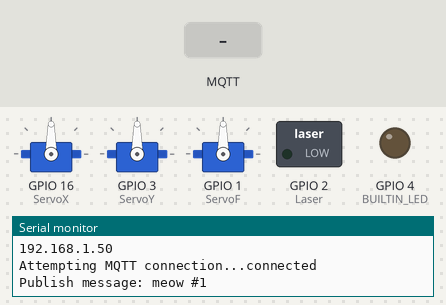
Simulated run of this sketch. Board: ESP32. Parts: 3 × servo, switched loads named in the sketch (green lamp = pin HIGH), output pins drawn as LEDs (lit = HIGH), the last lines printed to the serial monitor. The test bench sets the inputs (shaded band). WiFi joins after 1.5 s; servers stay silent unless stated; random numbers use the default seed unless the sketch sets one; no MQTT or app messages arrive unless stated.

Above: at 2.7 s.
2.8 s: MQTT message "mokaFeeder/laser" arrives on the first subscribed topic
At 4.0 s:
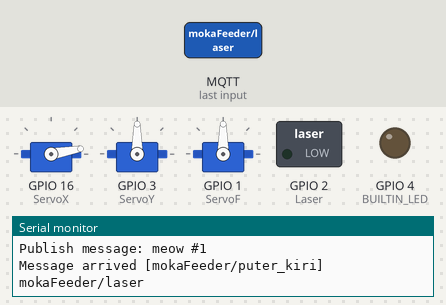
4.3 s: MQTT message "1" arrives on the first subscribed topic
At 5.3 s:
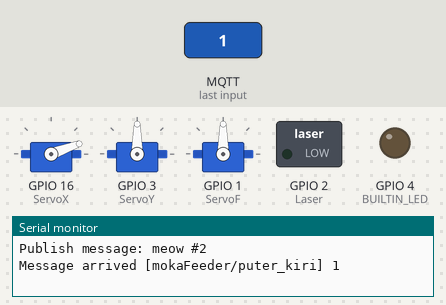
5.8 s: MQTT message "on" arrives on the first subscribed topic
At 6.5 s:
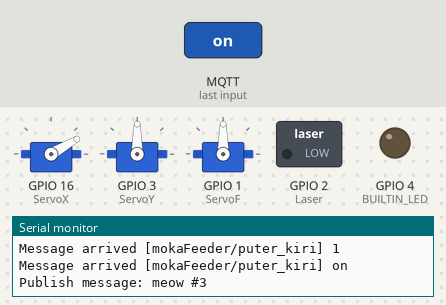
7.3 s: MQTT message "off" arrives on the first subscribed topic
At 7.6 s:
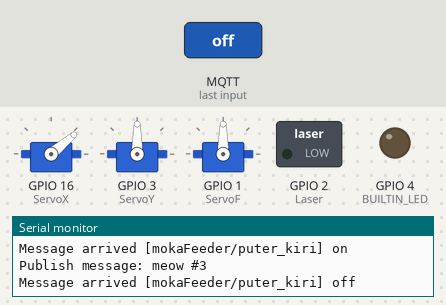
Timing chart, 0 to 9.8 s (numbered marks = the images above; inputs shaded):
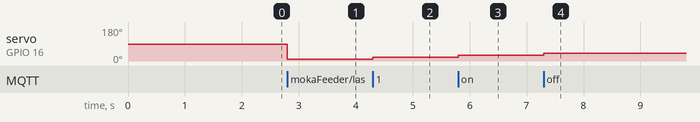

Measured:
- after the input at 2.8 s, servo on GPIO 16 (ServoX): 90° → 10° at once
- after the input at 4.3 s, servo on GPIO 16 (ServoX): 10° → 20° at once
- after the input at 5.8 s, servo on GPIO 16 (ServoX): 20° → 30° at once
- after the input at 7.3 s, servo on GPIO 16 (ServoX): 30° → 40° at once

The sketch:

Gimbal.ino
```cpp
/*
 Basic ESP8266 MQTT example
 This sketch demonstrates the capabilities of the pubsub library in combination
 with the ESP8266 board/library.
 It connects to an MQTT server then:
  - publishes "hello world" to the topic "outTopic" every two seconds
  - subscribes to the topic "inTopic", printing out any messages
    it receives. NB - it assumes the received payloads are strings not binary
  - If the first character of the topic "inTopic" is an 1, switch ON the ESP Led,
    else switch it off
 It will reconnect to the server if the connection is lost using a blocking
 reconnect function. See the 'mqtt_reconnect_nonblocking' example for how to
 achieve the same result without blocking the main loop.
 To install the ESP8266 board, (using Arduino 1.6.4+):
  - Add the following 3rd party board manager under "File -> Preferences -> Additional Boards Manager URLs":
       http://arduino.esp8266.com/stable/package_esp8266com_index.json
  - Open the "Tools -> Board -> Board Manager" and click install for the ESP8266"
  - Select your ESP8266 in "Tools -> Board"
*/

#include <WiFi.h>
#include <PubSubClient.h>
#define BUILTIN_LED 4
#define Laser 2
#include <Servo.h>
Servo ServoX;
Servo ServoY;
Servo ServoF;
int angle1 = 0;
int angle2 = 0;
int angle3 = 0;

// Update these with values suitable for your network.

const char* ssid = "New-DU83 3";
const char* password = "Dipatiukur.83-3";
const char* mqtt_server = "broker.mqtt-dashboard.com";

WiFiClient espClient;
PubSubClient client(espClient);
unsigned long lastMsg = 0;
#define MSG_BUFFER_SIZE  (50)
char msg[MSG_BUFFER_SIZE];
int value = 0;

void setup_wifi() {

  delay(10);
  // We start by connecting to a WiFi network
  Serial.println();
  Serial.print("Connecting to ");
  Serial.println(ssid);

  WiFi.mode(WIFI_STA);
  WiFi.begin(ssid, password);

  while (WiFi.status() != WL_CONNECTED) {
    delay(500);
    Serial.print(".");
  }

  randomSeed(micros());

  Serial.println("");
  Serial.println("WiFi connected");
  Serial.println("IP address: ");
  Serial.println(WiFi.localIP());
}

void callback(char* topic, byte* payload, unsigned int length) {
  Serial.print("Message arrived [");
  Serial.print(topic);
  Serial.print("] ");
  for (int i = 0; i < length; i++) {
    Serial.print((char)payload[i]);
  }
  Serial.println();
  //Servo

  if (strcmp(topic, "mokaFeeder/puter_kiri") == 0){
    if(angle1 <= 170) {
      angle1 += 10;
      ServoX.write(angle1);
    }
  }

  if (strcmp(topic, "mokaFeeder/puter_kanan") == 0){
    if(angle1 >= 10) {
      angle1 -= 10;
      ServoX.write(angle1);
    }
  }

  if (strcmp(topic, "mokaFeeder/puter_atas") == 0){
    if(angle2 >= 10) {
      angle2 -= 10;
      ServoY.write(angle2);
    }
  }

  if (strcmp(topic, "mokaFeeder/puter_bawah") == 0){
     if(angle2 <= 170) {
        angle2 += 10;
        ServoY.write(angle2);
      }
  }

   if (strcmp(topic, "mokaFeeder/feeding_moka") == 0){
      // open
      for(angle3 = 180; angle3>=1; angle3-=5)     // command to move from 180 degrees to 0 degrees
      {
        ServoF.write(angle3);              //command to rotate the servo to the specified angle
        delay(5);
      }

      delay(550); // 30 grams of cat food

      // close
      for(angle3 = 0; angle3 < 180; angle3 += 5)    // command to move from 0 degrees to 180 degrees
      {
        ServoF.write(angle3);                 //command to rotate the servo to the specified angle
        delay(5);
      }
   }

   if (strcmp(topic, "mokaFeeder/laser") == 0){
     digitalWrite(Laser, LOW);
      } else if (strcmp(topic, "mokaFeeder/laser") == 1){
        digitalWrite(Laser, HIGH);
  }

//  // Switch on the LED if an 1 was received as first character
//  if ((char)payload[0] == '1') {
//    digitalWrite(BUILTIN_LED, LOW);   // Turn the LED on (Note that LOW is the voltage level
//    // but actually the LED is on; this is because
//    // it is active low on the ESP-01)
//  } else {
//    digitalWrite(BUILTIN_LED, HIGH);  // Turn the LED off by making the voltage HIGH
//  }

}


void reconnect() {
  // Loop until we're reconnected
  while (!client.connected()) {
    Serial.print("Attempting MQTT connection...");
    // Create a random client ID
    String clientId = "ESP8266Client-";
    clientId += String(random(0xffff), HEX);
    // Attempt to connect
    if (client.connect(clientId.c_str())) {
      Serial.println("connected");
      // Once connected, publish an announcement...
      client.publish("mokaFeeder/status", "meow");
      // ... and resubscribe
      uint16_t keKiri = client.subscribe("mokaFeeder/puter_kiri");
      uint16_t keKanan = client.subscribe("mokaFeeder/puter_kanan");
      uint16_t keAtas = client.subscribe("mokaFeeder/puter_atas");
      uint16_t keBawah = client.subscribe("mokaFeeder/puter_bawah");
      uint16_t ayoMakan = client.subscribe("mokaFeeder/feeding_moka");
      uint16_t laserOn = client.subscribe("mokaFeeder/laser");
    } else {
      Serial.print("failed, rc=");
      Serial.print(client.state());
      Serial.println(" try again in 5 seconds");
      // Wait 5 seconds before retrying
      delay(5000);
    }
  }
}

void setup() {
  ServoX.attach(16);
  ServoY.attach(3);
  ServoF.attach(1);
  pinMode(BUILTIN_LED, OUTPUT);     // Initialize the BUILTIN_LED pin as an output
  pinMode(Laser, OUTPUT);
  Serial.begin(115200);
  setup_wifi();
  client.setServer(mqtt_server, 1883);
  client.setCallback(callback);
}

void loop() {

  if (!client.connected()) {
    reconnect();
  }
  client.loop();

  unsigned long now = millis();
  if (now - lastMsg > 2000) {
    lastMsg = now;
    ++value;
    snprintf (msg, MSG_BUFFER_SIZE, "meow #%ld", value);
    Serial.print("Publish message: ");
    Serial.println(msg);
    client.publish("mokaFeeder/status", msg);
  }
}
```
